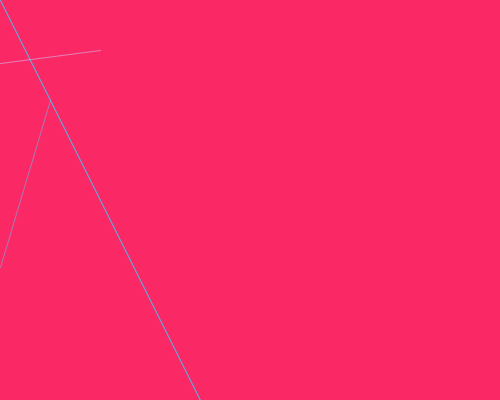
Frame 1 (no input)
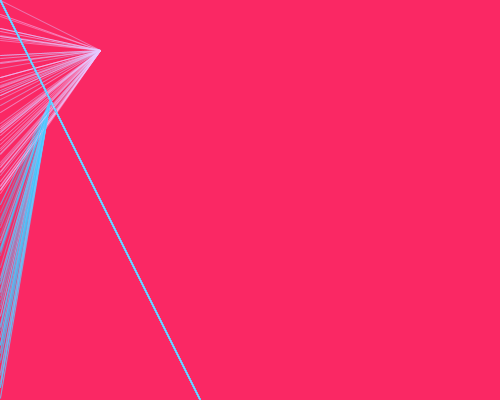
Frame 60 (the mouse pressed at the canvas centre just before this capture)
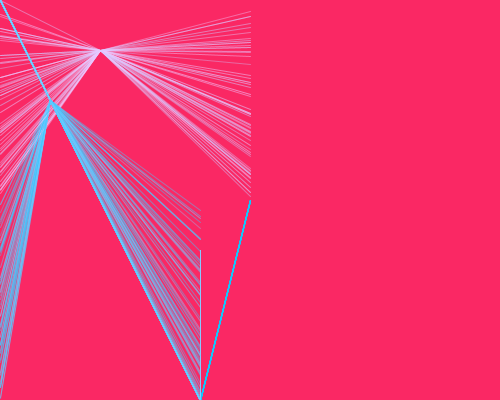
Frame 120 (the mouse held since frame 60 and released just before this capture)

The Processing sketch that drew these frames (run headless with seeded random() and noise(); from frame 60 on, the mouse is pressed at the canvas centre):

// Processing sketch: processing_135591
// ── processing_135591.pde

/*void setup() {
  size (500, 400);  
  stroke (255, 0, 100);
  background (100, 250, 200);
}

  void draw() {
       line(250, 200, mouseX, mouseY);
     }
     
     void mousePressed() {
       background(100, 250, 200);
     } */

void setup () {
  size(500,400);
background(250, 40, 100);

}
void draw  () {
 
  stroke(20,200,255,random(100,150));
  line(mouseX,mouseY,200,400);
  stroke(random(20,250),200,255,random(100,150));
  line(mouseY,mouseX,200,400);
  stroke(random(200,250),200,255,random(100,150));
  line(mouseX, random(0, height/2),100,50);
  stroke(random(50,150),200,255,random(100,150));
  line(mouseY,random(height/2,height),50,100);
}

void mousePressed() {
       background(250, 40, 100);
}
